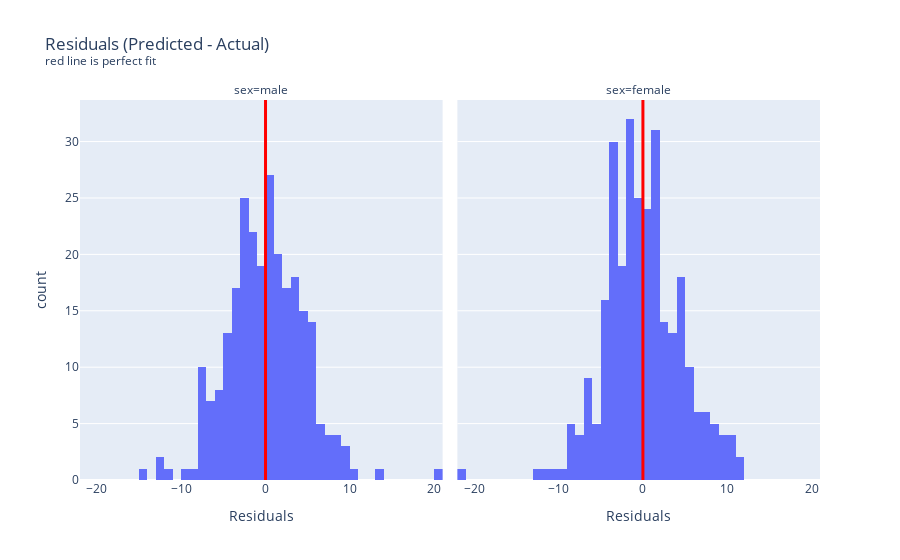

The notebook cell saved with this chart:
### Markdown cell above
## Residuals

### Code cell
temp = data.copy()
temp.rename(columns={'height': "Actual Heights"}, inplace=True)
temp['sex'] = temp['male'].apply(lambda x: 'male' if x else 'female')
temp["Residuals"] = posterior_target_point_predictions - temp['Actual Heights']

fig = px.histogram(
    temp,
    x="Residuals",
    facet_col='sex',
    title="Residuals (Predicted - Actual)<br><sup>red line is perfect fit</sup>",
)
fig.add_vline(x=0, line_width=3, line_color="red")
fig

### Figure 1 — Plotly figure (JSON) as saved in the notebook; plotly's stock layout.template omitted (floating-point values rounded to 4 significant figures; data arrays with more than 128 entries replaced by an {"elided": "..."} marker saying what was removed)
{"data": [{"alignmentgroup": "True", "bingroup": "x", "hovertemplate": "sex=male<br>Residuals=%{x}<br>count=%{y}<extra></extra>", "legendgroup": "", "marker": {"color": "#636efa", "pattern": {"shape": ""}}, "name": "", "offsetgroup": "", "orientation": "v", "showlegend": false, "type": "histogram", "x": {"elided": "257 float values"}, "xaxis": "x", "yaxis": "y"}, {"alignmentgroup": "True", "bingroup": "x", "hovertemplate": "sex=female<br>Residuals=%{x}<br>count=%{y}<extra></extra>", "legendgroup": "", "marker": {"color": "#636efa", "pattern": {"shape": ""}}, "name": "", "offsetgroup": "", "orientation": "v", "showlegend": false, "type": "histogram", "x": {"elided": "287 float values"}, "xaxis": "x2", "yaxis": "y2"}], "layout": {"annotations": [{"showarrow": false, "text": "sex=male", "x": 0.245, "xanchor": "center", "xref": "paper", "y": 1, "yanchor": "bottom", "yref": "paper"}, {"showarrow": false, "text": "sex=female", "x": 0.755, "xanchor": "center", "xref": "paper", "y": 1, "yanchor": "bottom", "yref": "paper"}], "barmode": "relative", "legend": {"tracegroupgap": 0}, "shapes": [{"line": {"color": "red", "width": 3}, "type": "line", "x0": 0, "x1": 0, "xref": "x", "y0": 0, "y1": 1, "yref": "y domain"}, {"line": {"color": "red", "width": 3}, "type": "line", "x0": 0, "x1": 0, "xref": "x2", "y0": 0, "y1": 1, "yref": "y2 domain"}], "title": {"text": "Residuals (Predicted - Actual)<br><sup>red line is perfect fit</sup>"}, "xaxis": {"anchor": "y", "domain": [0, 0.49], "title": {"text": "Residuals"}}, "xaxis2": {"anchor": "y2", "domain": [0.51, 1], "matches": "x", "title": {"text": "Residuals"}}, "yaxis": {"anchor": "x", "domain": [0, 1], "title": {"text": "count"}}, "yaxis2": {"anchor": "x2", "domain": [0, 1], "matches": "y", "showticklabels": false}}}
